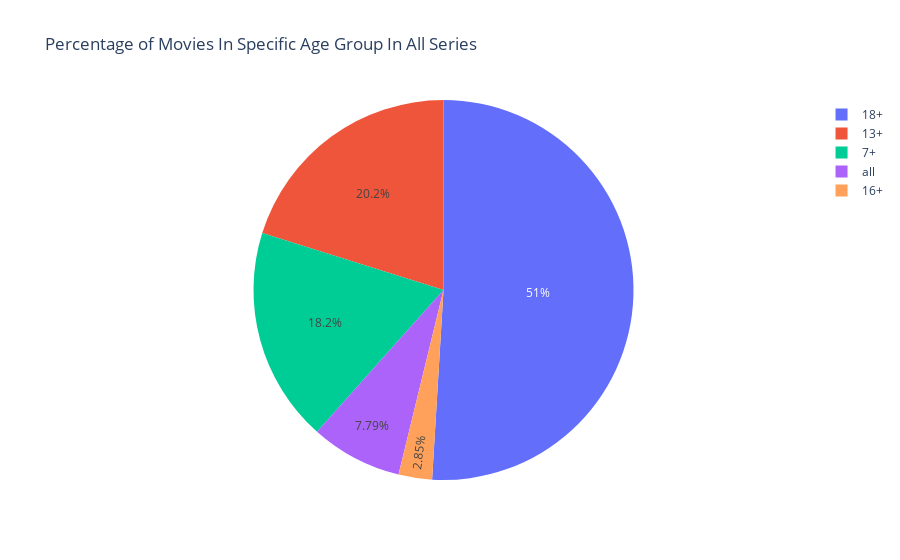

Notebook cell for this chart:
### Code cell
px.pie(ott,names=ott["Age"].value_counts().index,
       values=ott["Age"].value_counts().values,
       title="Percentage of Movies In Specific Age Group In All Series")

### Figure 1 — Plotly figure (JSON) as saved in the notebook; plotly's stock layout.template omitted (floating-point values rounded to 4 significant figures)
{"data": [{"domain": {"x": [0, 1], "y": [0, 1]}, "hovertemplate": "label=%{label}<br>value=%{value}<extra></extra>", "labels": ["18+", "13+", "7+", "all", "16+"], "legendgroup": "", "name": "", "showlegend": true, "type": "pie", "values": [1681, 665, 602, 257, 94]}], "layout": {"autosize": true, "legend": {"tracegroupgap": 0}, "title": {"text": "Percentage of Movies In Specific Age Group In All Series"}}}
